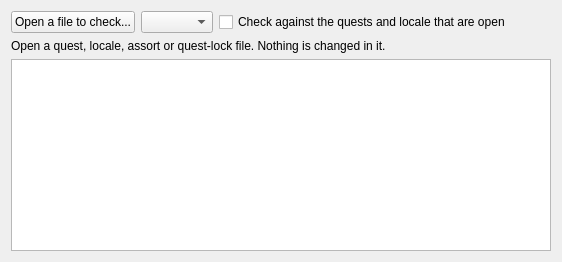
<?xml version="1.0" encoding="UTF-8"?>
<ui version="4.0">
 <class>CheckForm</class>
 <widget class="QWidget" name="CheckForm">
  <layout class="QVBoxLayout" name="verticalLayout">
   <item>
    <layout class="QHBoxLayout" name="topRow">
     <item>
      <widget class="QPushButton" name="openButton">
       <property name="text">
        <string>Open a file to check...</string>
       </property>
      </widget>
     </item>
     <item>
      <widget class="QComboBox" name="kind"/>
     </item>
     <item>
      <widget class="QCheckBox" name="with_open">
       <property name="text">
        <string>Check against the quests and locale that are open</string>
       </property>
      </widget>
     </item>
     <item>
      <spacer name="topSpacer">
       <property name="orientation">
        <enum>Qt::Horizontal</enum>
       </property>
       <property name="sizeHint" stdset="0">
        <size>
         <width>40</width>
         <height>20</height>
        </size>
       </property>
      </spacer>
     </item>
    </layout>
   </item>
   <item>
    <widget class="QLabel" name="summary">
     <property name="text">
      <string>Open a quest, locale, assort or quest-lock file. Nothing is changed in it.</string>
     </property>
     <property name="wordWrap">
      <bool>true</bool>
     </property>
    </widget>
   </item>
   <item>
    <widget class="QListWidget" name="list"/>
   </item>
  </layout>
 </widget>
 <resources/>
 <connections/>
</ui>
